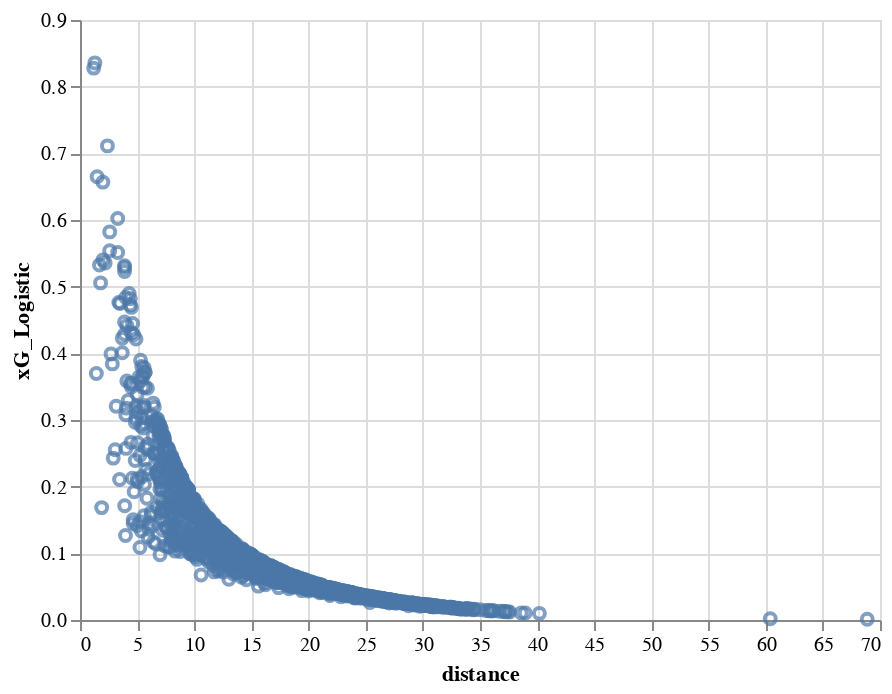

Source (notebook cell):
### Code cell
import altair as alt
  
fig = alt.Chart(df_shot).mark_point().encode(
  x='distance',y='xG_Logistic')
fig

### Figure 1 — Vega-Lite specification as saved in the notebook (floating-point values rounded to 4 significant figures; data arrays with more than 128 entries replaced by an {"elided": "..."} marker saying what was removed)
{"config": {"view": {"continuousWidth": 400, "continuousHeight": 300}}, "data": {"name": "data-79373d41657a37e5b7666beb788b6532"}, "mark": "point", "encoding": {"x": {"field": "distance", "type": "quantitative"}, "y": {"field": "xG_Logistic", "type": "quantitative"}}, "$schema": "https://vega.github.io/schema/vega-lite/v4.17.0.json", "datasets": {"data-79373d41657a37e5b7666beb788b6532": {"elided": "1382 records"}}}
